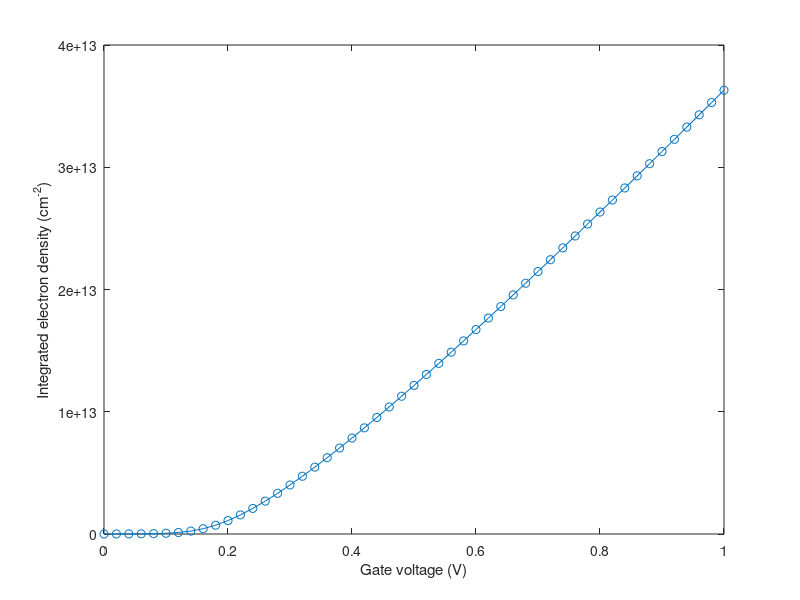
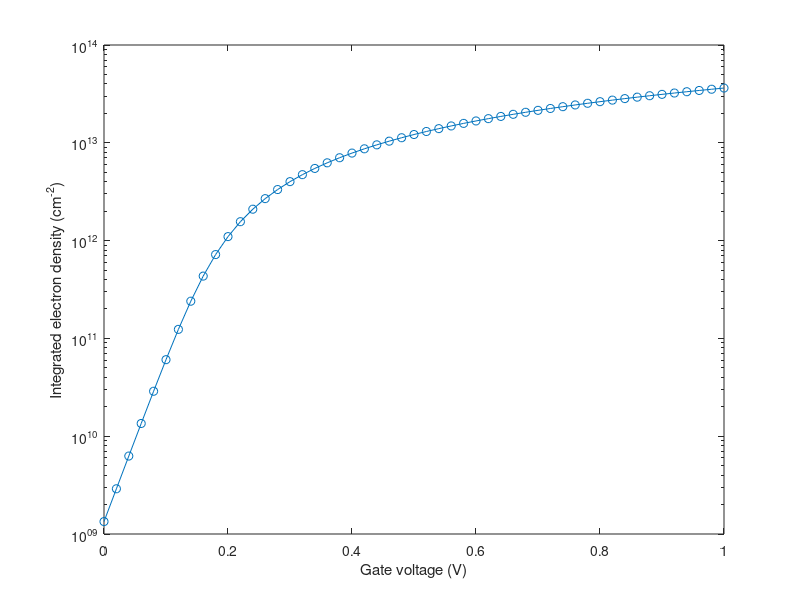
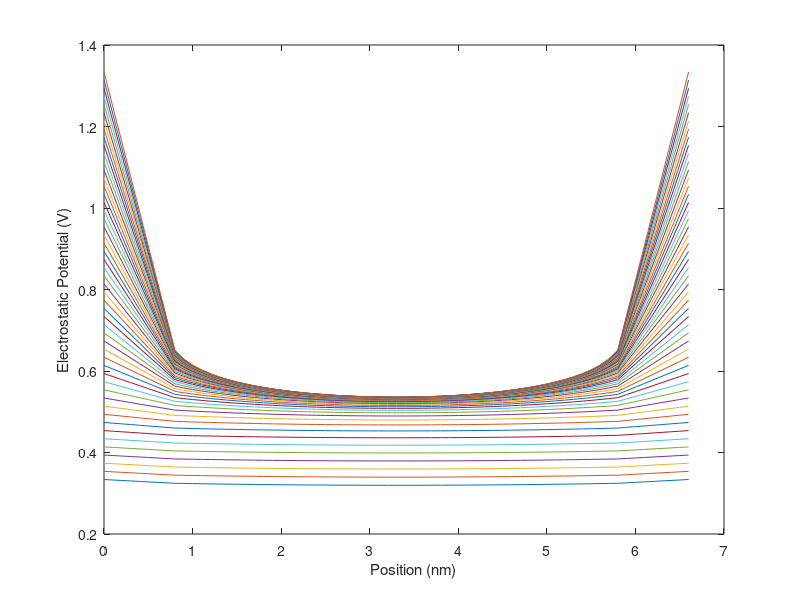

Write MATLAB code to recreate these figures, in order.
clear;

q = 1.602192e-19; % Elementary charge, C
eps0 = 8.854187817e-12; % Vacuum permittivity, F/m
k_B = 1.380662e-23; % Boltzmann constant, J/K
T = 300.0; % Temperature, K
thermal = k_B*T/q; % Thermal voltage, V
Deltax = 0.1e-9; % 0.1 nm spacing
N = 67; % 6.6 nm thick
x = Deltax*transpose([0:N-1]); % real space, m
interface1 = 9; % At x=0.8 nm
interface2 = 59; % At x=5.8 nm
eps_si = 11.7; eps_ox = 3.9; % Relative permittivity
Nacc = 1e24; % 1e18 /cm^3
ni = 1.075e16; % 1.075e10 /cm^3
coef = Deltax*Deltax*q/eps0;




electron=zeros(N,1);
Vg=[0:0.02:1];
phi = zeros(N,length(Vg));
phi(:) = 0.33374;
int_electron = zeros(length(Vg),1);

for i = 1:length(Vg)   
    
    if i>1
        phi(:,i) = phi(:,i-1);
    end
        
    for newton = 1: 10
        res = zeros(N,1);
        Jaco = sparse(N,N);
        res(1,1) = phi(1,i) - 0.33374-Vg(i);
        Jaco(1,1) = 1.0;
        res(N,1) = phi(N,i) - 0.33374-Vg(i);
        Jaco(N,N) = 1.0;
        
        %%% Laplacian %%%
        for ii=2:N-1
            if (ii< interface1 || ii> interface2)
                res(ii,1) = eps_ox*phi(ii+1,i) - 2*eps_ox*phi(ii,i) + eps_ox*phi(ii-1,i);
                Jaco(ii,ii-1) = eps_ox; Jaco(ii,ii) = -2*eps_ox; Jaco(ii,ii+1) = eps_ox;
            elseif (ii==interface1)
                res(ii,1) = eps_si*phi(ii+1,i) - (eps_si+eps_ox)*phi(ii,i) + eps_ox*phi(ii-1,i);
                Jaco(ii,ii-1) = eps_ox; Jaco(ii,ii) = -(eps_si+eps_ox); Jaco(ii,ii+1) = eps_si;
            elseif (ii==interface2)
                res(ii,1) = eps_ox*phi(ii+1,i) - (eps_ox+eps_si)*phi(ii,i) + eps_si*phi(ii-1,i);
                Jaco(ii,ii-1) = eps_si; Jaco(ii,ii) = -(eps_ox+eps_si); Jaco(ii,ii+1) = eps_ox;
            else
                res(ii,1) = eps_si*phi(ii+1,i) - 2*eps_si*phi(ii,i) + eps_si*phi(ii-1,i);
                Jaco(ii,ii-1) = eps_si; Jaco(ii,ii) = -2*eps_si; Jaco(ii,ii+1) = eps_si;
            end
        end
        
        %%% Charge %%%
        for ii=interface1:interface2
            if (ii==interface1)
                res(ii,1) = res(ii,1) - coef*(Nacc+ni*exp(phi(ii,i)/thermal))*0.5;
                Jaco(ii,ii) = Jaco(ii,ii) - coef*ni*exp(phi(ii,i)/thermal)/thermal*0.5;
            elseif (ii==interface2)
                res(ii,1) = res(ii,1) - coef*(Nacc+ni*exp(phi(ii,i)/thermal))*0.5;
                Jaco(ii,ii) = Jaco(ii,ii) - coef*ni*exp(phi(ii,i)/thermal)/thermal*0.5;
            else
                res(ii,1) = res(ii,1) - coef*(Nacc+ni*exp(phi(ii,i)/thermal));
                Jaco(ii,ii) = Jaco(ii,ii) - coef*ni*exp(phi(ii,i)/thermal)/thermal;
            end
        end
        update = Jaco \ (-res);                   
        phi(:,i) = phi(:,i) + update;
        
        error = max(abs(update));
        if error < 1e-10
            break;
        end
        
    end
    
    %%% integrate electron density %%%
    for ii=interface1:interface2
        if ii == interface1 || ii== interface2
            electron(ii,1) = ni*exp(phi(ii,i)/thermal)*0.5;
        else
            electron(ii,1) = ni*exp(phi(ii,i)/thermal);
        end
    end
    int_electron(i)=sum(electron)*Deltax;  %%/m^2
    
end
 
plot(Vg,int_electron/1e4,'o-'); hold on;  %%% linear scale
xlabel('Gate voltage (V)')
ylabel('Integrated electron density (cm^{-2})')

figure(2)
semilogy(Vg,int_electron/1e4,'o-'); hold on;   %%% log scale
xlabel('Gate voltage (V)')
ylabel('Integrated electron density (cm^{-2})')

figure(3)
plot(x*1e9,phi); hold on;
xlabel('Position (nm)')
ylabel('Electrostatic Potential (V)')